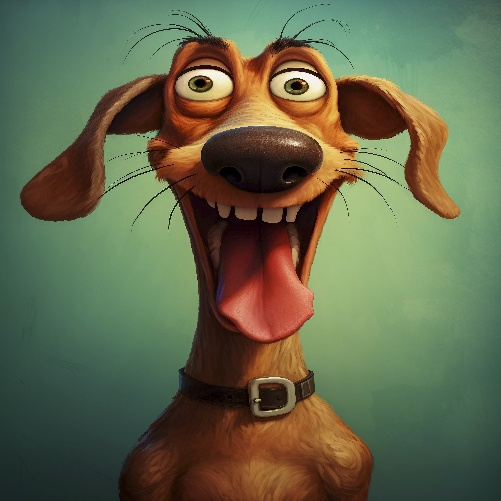
#> input picture Image_processing/resized_img.jpg, 501 x 501 px, found by its file name
$ python blur.py
#> lines starting #> are read from the running program, lines starting #| are printed output that depends on the picture
# Write Python3 code here

import cv2
import numpy as np

image = cv2.imread('resized_img.jpg')
#> image is the input picture: shape (501, 501, 3); mean B, G, R 76.1, 104.6, 99.5

# making filter of 3 by 3 filled with 1 divide
# by 9 for normalization
blur_filter1 = np.ones((3, 3), np.float64)/(9.0)

# making filter of 5 by 5 filled with 1 divide
# by 25 for normalization
blur_filter2 = np.ones((5, 5), np.float64)/(25.0)

# making filter of 7 by 7 filled with 1 divide
# by 49 for normalization
blur_filter3 = np.ones((9,9), np.float64)/(81.0)

image_blur1 = cv2.filter2D(image, -1, blur_filter1)
image_blur2 = cv2.filter2D(image, -1, blur_filter2)
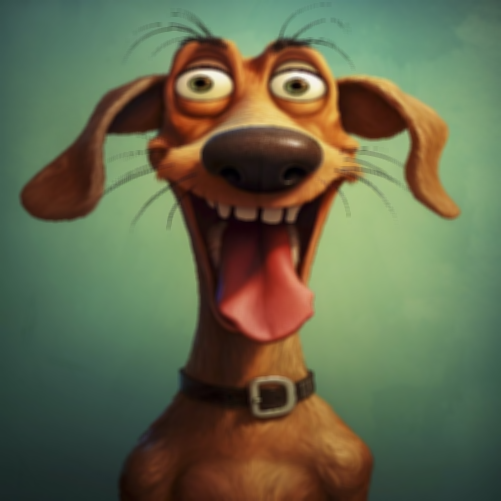
#> image_blur2: shape (501, 501, 3); mean B, G, R 76.1, 104.6, 99.5
image_blur3 = cv2.filter2D(image, -1, blur_filter3)

cv2.imshow('geek', image)
cv2.imshow('3*3 blur', image_blur1)
cv2.imshow('5*5 blur', image_blur2)
cv2.imshow('9*9 blur', image_blur3)

cv2.waitKey(0)
cv2.destroyAllWindows()
